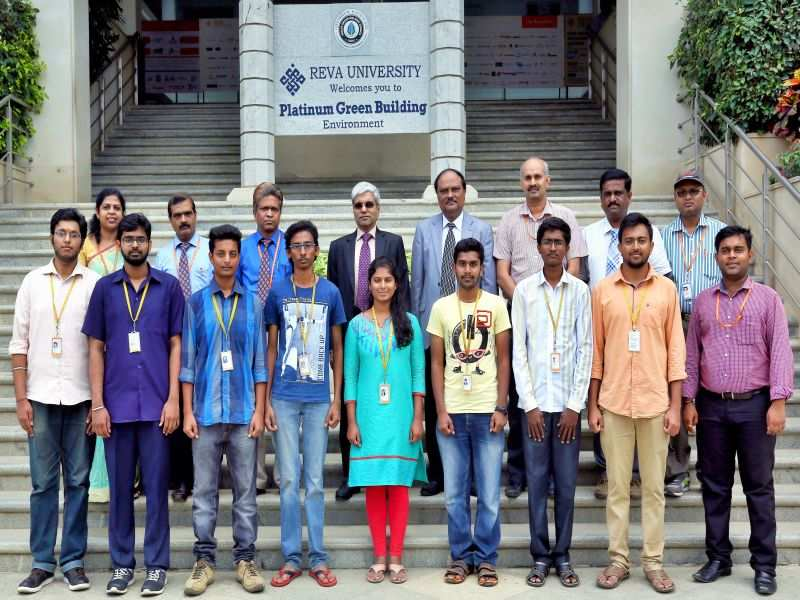
#> input picture test1.jpg, 800 x 600 px
$ python F-image.py
#> lines starting #> are read from the running program, lines starting #| are printed output that depends on the picture; after the words box and inside, x2 and y2 are one past the last pixel; in counts of white or black regions, pixels touching at a corner belong together
import numpy as np
import cv2
from random import randrange


#loading pretrained data from algorithm using opencv (haarcascade algorithm)
trained_face_data = cv2.CascadeClassifier('haarcascade_frontalface_default.xml')


#choosing an image to detect faces in
img = cv2.imread('test1.jpg')
#> img is the input picture: shape (600, 800, 3); mean B, G, R 129.9, 125.2, 123.3


#must convert as grayscaled image
grayscale_img = cv2.cvtColor( img, cv2.COLOR_BGR2GRAY)
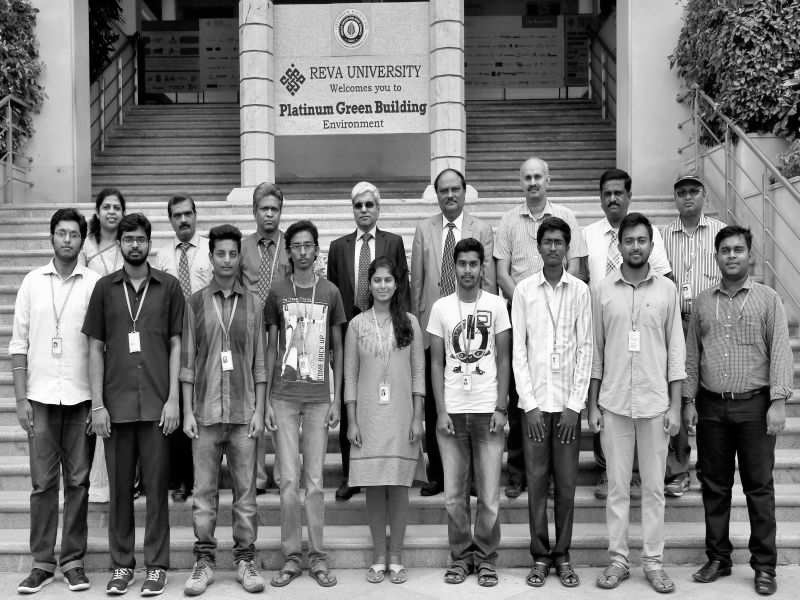
#> grayscale_img: shape (600, 800); min 0, max 255, mean 125.2

#detect faces
face_coordinates = trained_face_data.detectMultiScale(grayscale_img)
#> face_coordinates = 18 rows, first 6: [97, 196, 30, 30], [254, 197, 31, 31], [167, 202, 32, 32], [115, 224, 40, 40], [536, 229, 34, 34], [285, 232, 35, 35]

#draw rectangles around faces with random color
for(x,y,w,h) in face_coordinates:
    cv2.rectangle(img, (x,y), (x+w , y+h), (randrange(256),randrange(256),randrange(256)), 2)
#> this loop made 18 passes
#> (x, y, w, h) on passes 1 to 12: (97, 196, 30, 30), (254, 197, 31, 31), (167, 202, 32, 32), (115, 224, 40, 40), (536, 229, 34, 34), (285, 232, 35, 35), (450, 250, 36, 36), (367, 268, 31, 31), (516, 164, 34, 34), (434, 178, 33, 33), (597, 181, 33, 33), (50, 220, 35, 35)
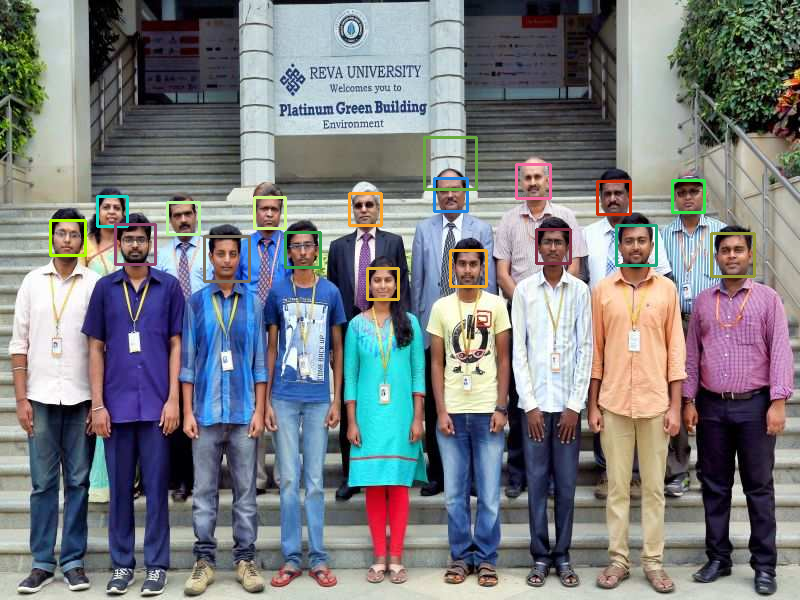
#> img: shape (600, 800, 3); 1.6% of pixels changed, all inside (x1, y1, x2, y2) = (49, 136, 756, 301)

#displaying the image with detection
cv2.imshow('Clever Face Detector',img)
#waits for a key to be pressed by the user to quit the output program
cv2.waitKey()


print("Code Completed!")
